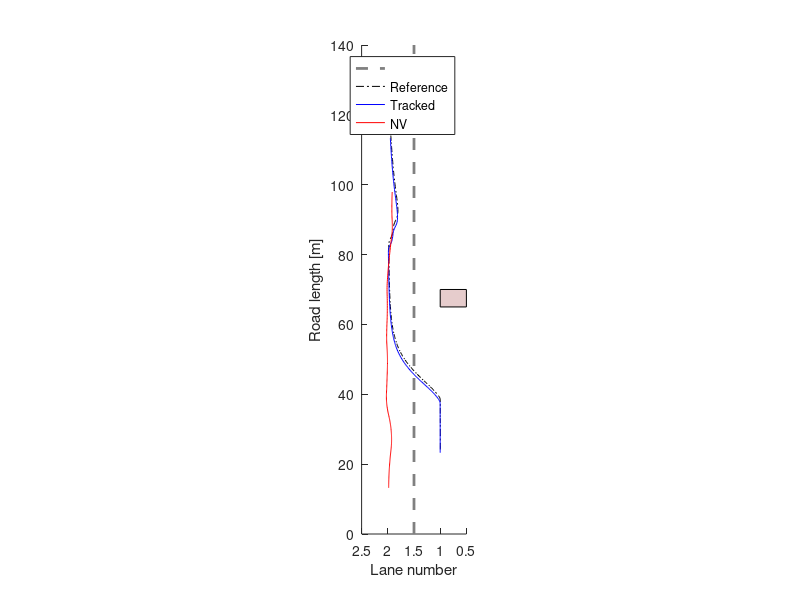
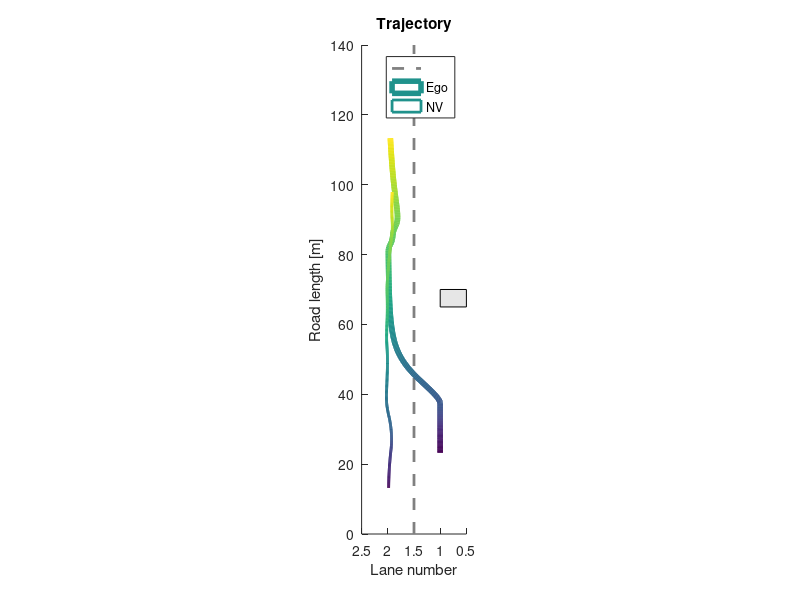

MATLAB code to generate these figures, in order: (Note: this script raises an error after producing the figures.)
% Viranjan Bhattacharyya
% EMC2 Lab Clemson University

clear, clc, close all

% log_data = load("log_jb3.txt");
% log_data = load("log_vb.txt");
% log_data = load("log_az2.txt");
log_data = load("log.txt");
%%
% start = 154;
% fin = 590;
% start = 160;
% fin = 777;
% start = 355;
% fin = 1014;
start = 125;
fin = 775;
X = log_data(start:fin, 1:5);
X_ref = log_data(start:fin, 7:11);
Ua = log_data(start:fin, 12);
Ul = log_data(start:fin, 13);
X_nv = log_data(start:fin, 15:17);
X_obs = log_data(start:fin, 19);
roadlength = 140;
%%
figure(1)
set (gca,'DataAspectRatio',[1 15 1],'Xdir','reverse','Xlim',[0.5 2.5],'Ylim',[0 roadlength])
hold on 
plot([1.5 1.5],[0 roadlength],'--','LineWidth',2,'Color',[0.5 0.5 0.5]) % lane marking
plot(X_ref(:,4),X_ref(:,1),'-.k')
plot(X(:,4),X(:,1),'b')
plot(X_nv(:,3),X_nv(:,1),'r')
rectangle('Position',[0.5 (X_obs(1)-5) 0.5 5],'FaceColor',[0.9 0.8 0.8])
xlabel('Lane number')
ylabel('Road length [m]')
legend('','Reference','Tracked','NV')
%%
figure(2)
set (gca,'DataAspectRatio',[1 15 1],'Xdir','reverse','Xlim',[0.5 2.5],'Ylim',[0 roadlength])
hold on 
plot([1.5 1.5],[0 roadlength],'--','LineWidth',2,'Color',[0.5 0.5 0.5]) % lane marking
l = X(:,4)';
s = X(:,1)';
z = zeros(size(s));
col = 1:(fin - start + 1);
surface([l;l],[s;s],[z;z],[col;col],...
        'facecol','no',...
        'edgecol','interp',...
        'linew',4);
l_nv = X_nv(:,3)';
s_nv = X_nv(:,1)';
surface([l_nv;l_nv],[s_nv;s_nv],[z;z],[col;col],...
        'facecol','no',...
        'edgecol','interp',...
        'linew',2);
rectangle('Position',[0.5 (X_obs(1)-5) 0.5 5],'FaceColor',[0.9 0.9 0.9])
xlabel('Lane number')
ylabel('Road length [m]')
legend('', 'Ego', 'NV')
title('Trajectory')
%%
RMSE = rmse(X_ref, X);
%%
figure(3)
subplot(211)
plot(Ua,'g')
hold on
plot(X(:,3));
ylabel('m/s^2')
legend('Command acceleration','Ego acceleration')
subplot(212)
plot(Ul,'g')
hold on
plot(X(:,4))
ylabel('Lane')
legend('Command lane', 'Ego')
%%
figure(4)
plot(Ua, 'g')
hold on
plot(X(:,3))
plot(X_ref(:,3))
ylim([-2 2])
ylabel('m/s^2')
legend('Commanded acceleration','Ego acceleration','Reference acceleration')
%%
figure(5)
plot(X(:,2))
hold on
plot(X_nv(:,2))
ylabel('m/s')
legend('Ego', 'NV')
title('Speed')
